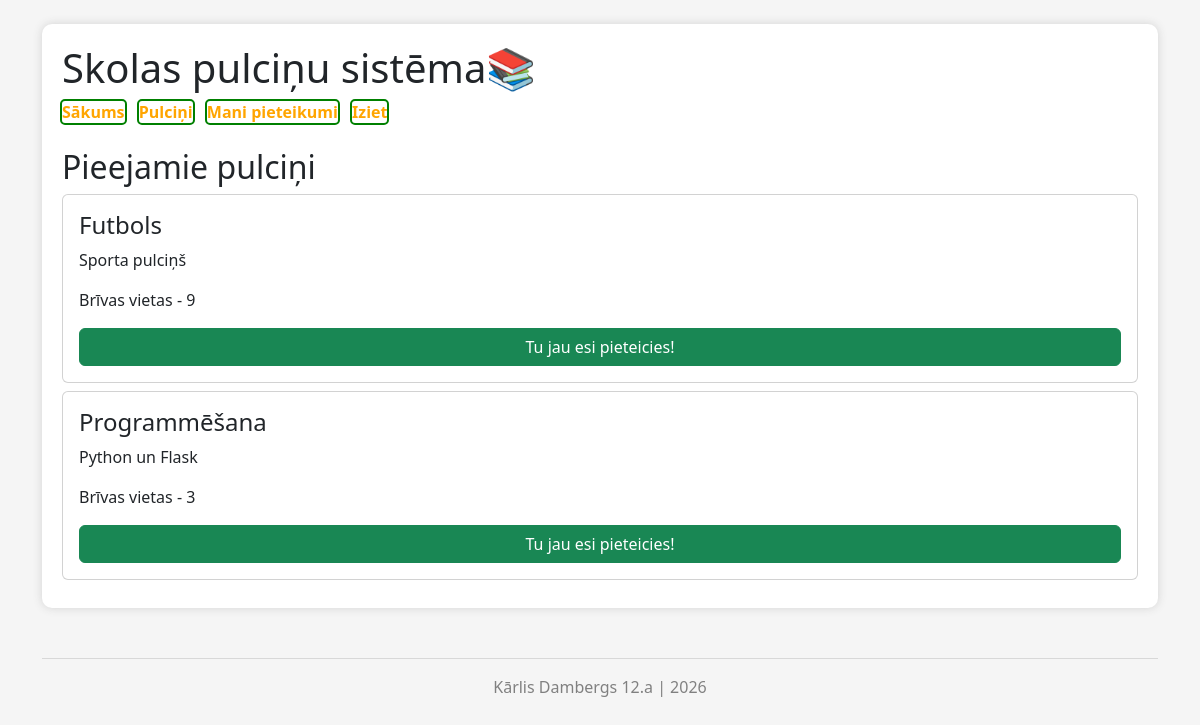
Before: /izvelne (signed in) with the older database file.
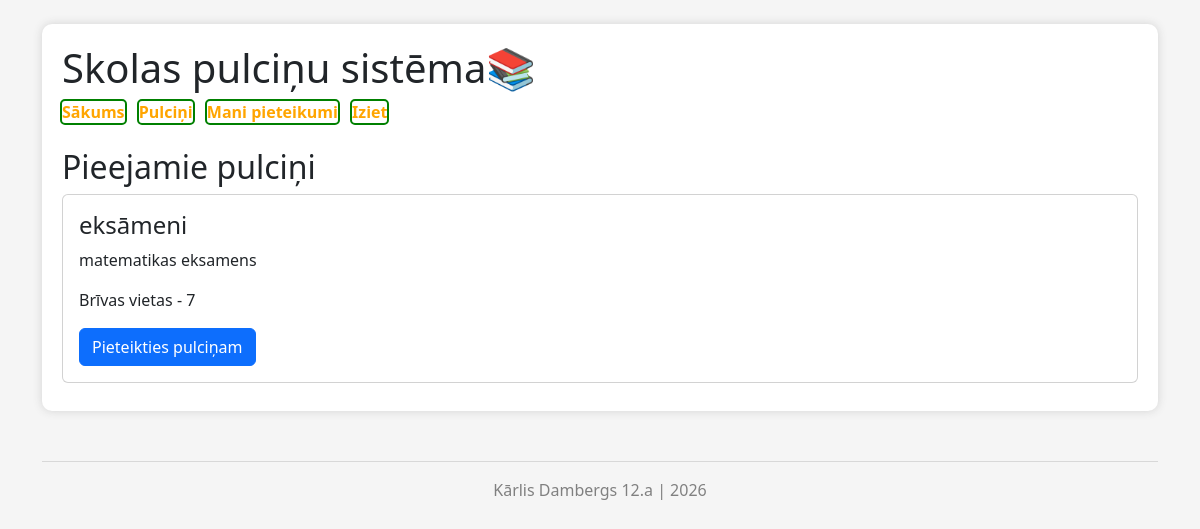
After: the same page with the newer database file.
### tables this page shows
CREATE TABLE "pulcini" (
	"id"	INTEGER,
	"nosaukums"	TEXT NOT NULL,
	"apraksts"	TEXT,
	"vietas"	INTEGER NOT NULL,
	PRIMARY KEY("id" AUTOINCREMENT),
	FOREIGN KEY("id") REFERENCES "pieteikumi"("pulcins_id")
);

### app.py (the view)
@app.route("/izvelne") # Skolēna pulciņu saraksts
def izvelne():
    if not session.get('id'):
        return redirect('/login')
    user_id = session.get('id')
    conn = sqlite3.connect("datubaze.db")
    conn.row_factory = sqlite3.Row
    cur = conn.cursor()
    cur.execute("SELECT * FROM pulcini")
    pulcini = cur.fetchall()
    cur.execute("SELECT pulcins_id FROM pieteikumi WHERE user_id = ?", (user_id,))
    mani = [m["pulcins_id"] for m in cur.fetchall()]
    conn.close()
    return render_template("izvelne.html" , pulcini=pulcini , mani=mani)

### templates/izvelne.html (shortened to what this page needs)
{% extends "layout.html" %}
{% block content %}
<h2>Pieejamie pulciņi</h2>
{% for i in pulcini %}
<div class="card p-3 mb-2">
    <h4>{{ i.nosaukums }}</h4>
    <p>{{ i.apraksts }}</p>
    <p>Brīvas vietas - {{ i.vietas }}</p>
{% if i.id in mani %}
        <button class="btn btn-success">Tu jau esi pieteicies!</button>
{% else %}
    <form method="POST" action="/pievienoties">
        <button class="btn btn-primary">Pieteikties pulciņam</button>
    </form>
{% endif %}
</div>
{% endfor %}
{% endblock %}

### templates/layout.html (shortened to what this page needs)
<!DOCTYPE html>
<html>
<head>
    <link href="https://cdn.jsdelivr.net/npm/bootstrap@5.3.3/dist/css/bootstrap.min.css" rel="stylesheet">
</head>
<body>
    <div class="container mt-4">
    <div class="box">
    <header class="mb-4">
    <h1>Skolas pulciņu sistēma📚</h1>
    <nav>
        <a href="/">Sākums</a>
        {% if session.get('id') %}
        {% if session.get('loma') == 'admin' %}
        <a href="/admin">Admin panelis</a>
        <a href="/admin_izveidot">Izveidot pulciņu</a>
        {% else %}
        <a href="/izvelne">Pulciņi</a>
        <a href="/pieteikumi">Mani pieteikumi</a>
        {% endif %}
        <a href="/logout">Iziet</a>
        {% else %}
        <a href="/login">Pieslēgties</a>
        <a href="/register">Reģistrēties</a>
        {% endif %}
    </nav>
    </header>
    {% block content %}
    {% endblock %}
    </div>
    <footer>
    <hr>
    Kārlis Dambergs 12.a | 2026
    </footer>
    </div>
</body>
</html>

### templates/layout.html (style rules this page uses)
body { background-color: #f5f5f5; }
nav a { margin-right: 10px; text-decoration: none; color: orange; outline: 2px solid green; border-radius: 3px; font-weight: bold; }
footer { margin-top: 50px; color: grey; text-align: center; }
.box { background-color: white; padding: 20px; border-radius: 10px; box-shadow: 0px 0px 10px lightgrey; }

Changed rows visible on the page:
removed pulcini: nosaukums "Futbols", apraksts "Sporta pulciņš", vietas "9", shows "Tu jau esi pieteicies!"
removed pulcini: nosaukums "Programmēšana", apraksts "Python un Flask", vietas "3", shows "Tu jau esi pieteicies!"
added pulcini: nosaukums "eksāmeni", apraksts "matematikas eksamens", vietas "7"
